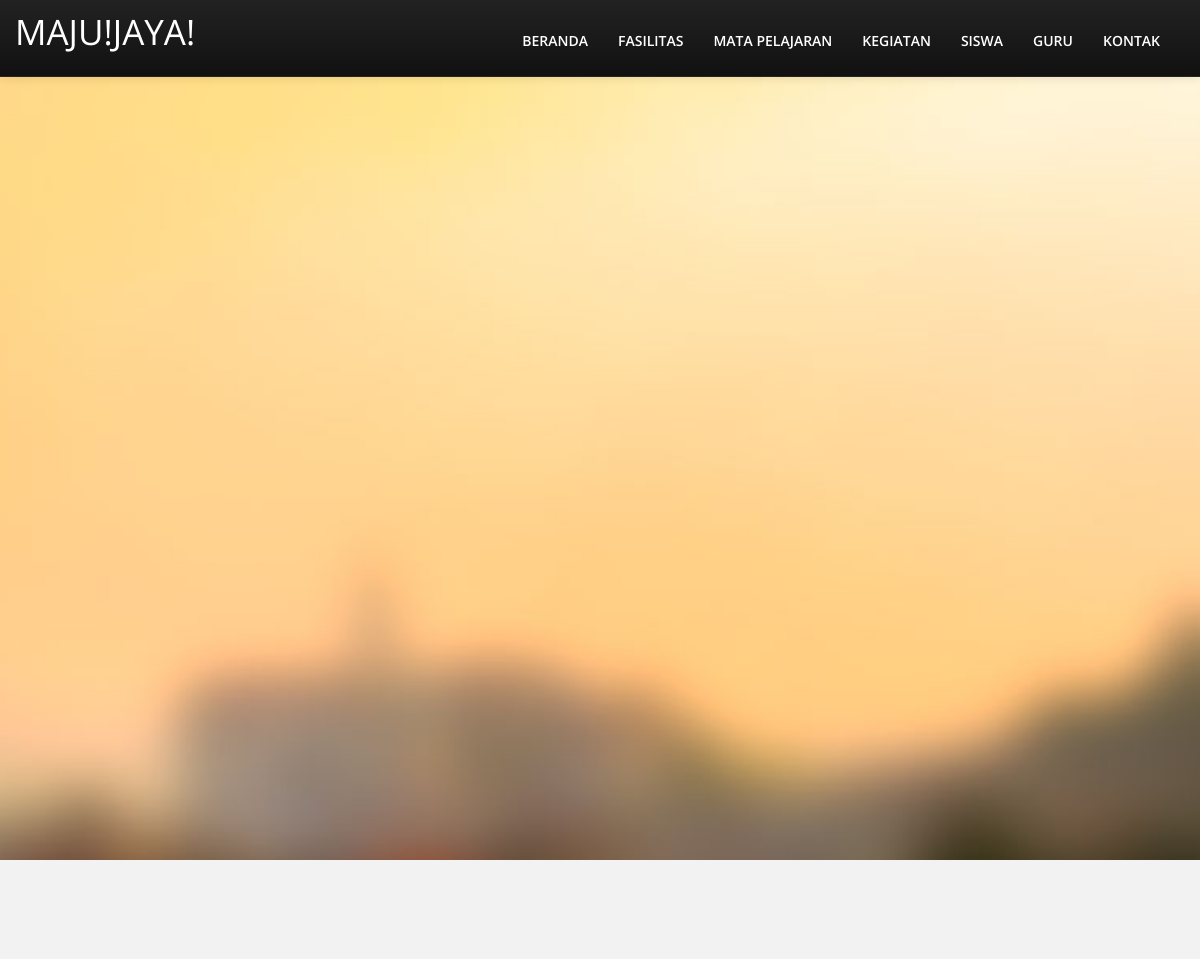
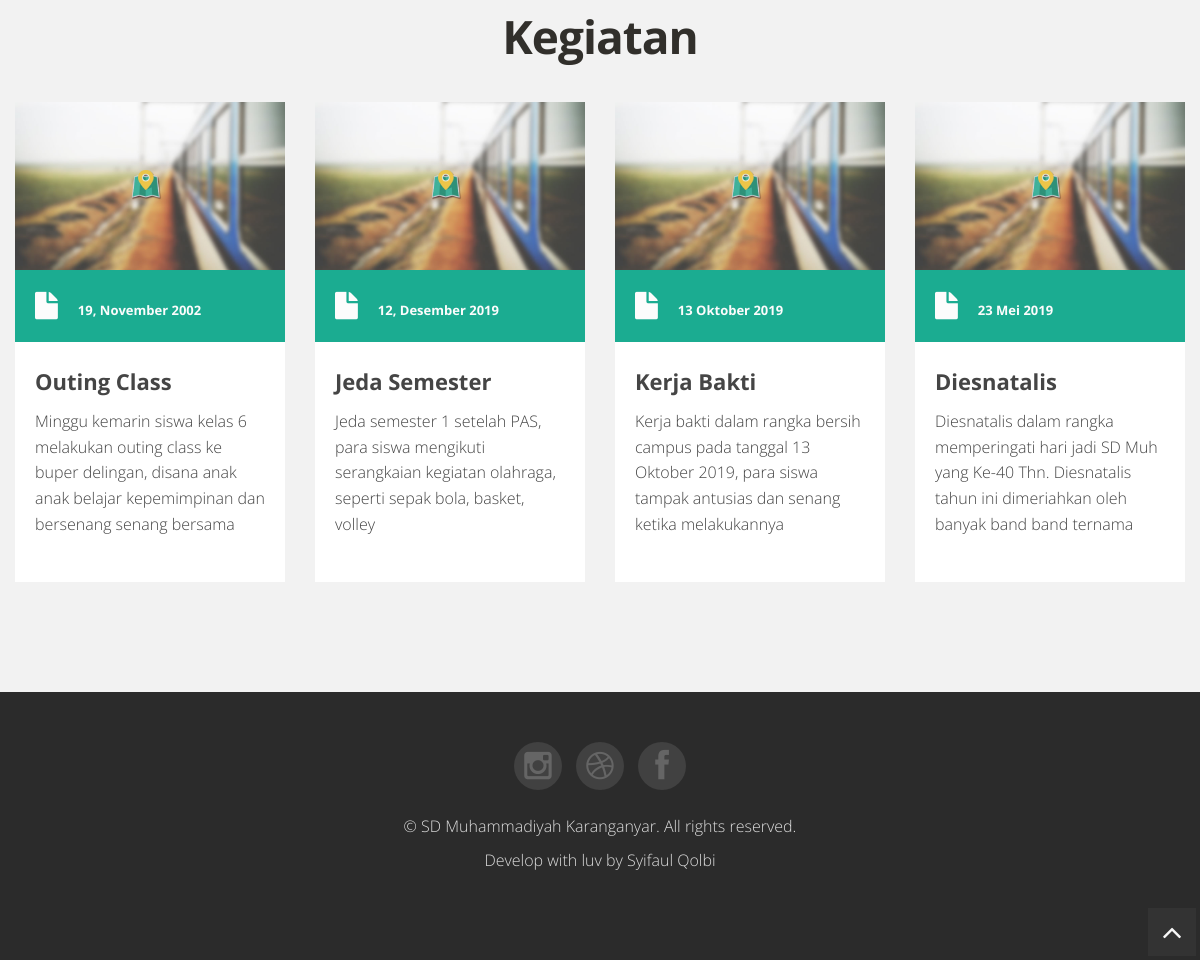
/index.php/event, run on the app's committed database (2 pictures, top to bottom).
### tables this page shows
CREATE TABLE `event` (
  `id` int(50) NOT NULL,
  `nama` varchar(255) NOT NULL,
  `deskripsi` text NOT NULL,
  `tanggal` varchar(120) DEFAULT NULL,
  `gambar` varchar(300) DEFAULT NULL
);

### application/controllers/Event.php (called while the page is built, shortened)
<?php
class Event extends CI_Controller
{
    public function __construct()
    {
        $this->load->model(array('M_data'));
    }
    public function index()
    {
        $data['detail'] = $this->db->get('event')->result();
        $this->load->view('templates/header');
        $this->load->view('event', $data);
        $this->load->view('templates/footer');
    }
}

### index.php (called while the page is built, shortened)
<?php
require_once BASEPATH.'core/CodeIgniter.php';

### application/views/event.php (the view)
<div class="bg2"></div>
<section id="blog" class="section">
    <div class="container">
        <h4>Kegiatan</h4>
        <div class="row">
            <?php foreach ($detail as $row) : ?>
                <div class="col-md-4 mb-4">
                    <div class="span3">
                        <div class="home-post">
                            <div class="post-image">
                                <img class="max-img" src="<?= base_url(); ?>assets/img/blog/img1.jpg" alt="" />
                            </div>
                            <div class="post-meta">
                                <i class="icon-file icon-2x"></i>
                                <span class="date"><?= $row->tanggal; ?></span>
                            </div>
                            <div class="entry-content" style="min-height: 200px">
                                <h5><strong><a><?= $row->nama; ?></a></strong></h5>
                                <p>
                                    <?= $row->deskripsi; ?>
                                </p>
                            </div>
                        </div>
                    </div>
                </div>
            <?php endforeach; ?>
        </div>
    </div>
</section>

### application/views/templates/header.php (shortened to what this page needs)
<!DOCTYPE HTML>
<html lang="en">
<head>
    <link href="<?= base_url(); ?>assets/css/bootstrap-responsive.css" rel="stylesheet">
    <link href="<?= base_url(); ?>assets/css/style.css" rel="stylesheet">
    <link href="<?= base_url(); ?>assets/color/default.css" rel="stylesheet">
</head>
<body>
    <div class="navbar-wrapper">
        <div class="navbar navbar-inverse navbar-fixed-top">
            <div class="navbar-inner">
                <div class="container">
                    <h1 class="brand"><a href="index.html">Maju!Jaya!</a></h1>
                    <nav class="pull-right nav-collapse collapse">
                        <ul id="menu-main" class="nav">
                            <li><a title="" href="<?= base_url(); ?>">Beranda</a></li>
                            <li><a href="<?= base_url('fasilitas'); ?>">Fasilitas</a></li>
                            <li><a href="<?= base_url('mapel'); ?>">Mata Pelajaran</a></li>
                            <li><a href="<?= base_url('event'); ?>">Kegiatan</a></li>
                            <li><a href="<?= base_url('siswa'); ?>">Siswa</a></li>
                            <li><a href="<?= base_url('guru'); ?>">Guru</a></li>
                            <li><a href="<?= base_url('kontak'); ?>">Kontak</a></li>
                        </ul>
                    </nav>
                </div>
            </div>
        </div>
    </div>

### application/views/templates/footer.php (shortened to what this page needs)
<footer>
    <div class="container ">
        <div class="row">
            <div class="span6 offset3">
                <ul class="social-networks">
                    <li><a href="#"><i class="icon-circled icon-bgdark icon-instagram icon-2x"></i></a></li>
                    <li><a href="#"><i class="icon-circled icon-bgdark icon-dribbble icon-2x"></i></a></li>
                    <li><a href="#"><i class="icon-circled icon-bgdark icon-facebook icon-2x"></i></a></li>
                </ul>
                <p class="copyright">
                    &copy; SD Muhammadiyah Karanganyar. All rights reserved.
                    <div class="credits">
                        Develop with luv by <a href="https://instagram.com/syifaulqolbi_">Syifaul Qolbi</a>
                    </div>
                </p>
            </div>
        </div>
    </div>
</footer>
<a href="#" class="scrollup"><i class="icon-angle-up icon-square icon-bgdark icon-2x"></i></a>
</body>
</html>

### assets/css/style.css (style rules this page uses)
div, article, section, header, footer, nav, li { position: relative; }
body { background: #fff; color: #444; font-size: 16px; font-weight: 300; font-family: 'Open Sans', Arial, sans-serif; }
body { padding-top: 60px; }
.scrollup { position: fixed; width: 32px; height: 32px; bottom: 20px; right: 20px; }
a.scrollup { outline: 0; text-decoration: none; }
.row { margin-bottom: 30px; }
p { line-height: 1.6em; margin: 0 0 10px 0; }
ul, ol { font-size: 1em; line-height: 1.5; margin: 0 0 1.5em 0; }
a { color: #454545; text-decoration: none; }
h1, h2, h3, h4, h5, h6 { font-weight: 400; color: #312f2b; line-height: 1.1em; font-family: 'Open Sans', Arial, sans-serif; }
h1 { font-size: 36px; margin-bottom: 20px; }
h4 { font-size: 22px; margin-bottom: 20px; }
h5 { font-size: 18px; margin-bottom: 15px; }
strong { font-weight: 700; font-family: 'Open Sans', sans-serif; }
.navbar .brand { margin-left: 0; padding: 0; margin-top: 1.05em; }
.navbar .brand a { padding: 0; color: #fff; font-size: 1.75em; margin-left: 0; font-weight: 400; text-transform: uppercase; }
.navbar-inner { min-height: 4.75em; }
.navbar-inverse .navbar-inner { background-repeat: repeat; background-color: #0b333f; }
.navbar-wrapper { overflow: hidden; }
#menu-main { margin-top: 1.125em; }
ul#menu-main>li>a { font-weight: 600; color: #fff; font-size: 14px; text-transform: uppercase; }
.navbar-inverse .brand, .navbar-inverse .nav>li>a { text-shadow: none; }
section.section { padding: 100px 0 80px; }
section.section h4 { text-align: center; margin-bottom: 40px; font-size: 46px; font-weight: 700; letter-spacing: -1px; }
section#blog { background: #f2f2f2; }
.home-post { background: #fff; }
.home-post .entry-content { padding: 20px; }
.home-post .entry-content h5 a { font-size: 22px; }
.home-post .post-meta { padding: 20px; overflow: hidden; color: #fcfcfc; }
.home-post .post-meta i { float: left; margin-right: 20px; }
.home-post .post-meta span { margin-top: 10px; }
.home-post .post-meta span.date { font-weight: 700; font-size: 13px; float: left; }
footer { background: #2b2b2b; text-align: center; color: #ddd; padding: 50px 0 50px; }
footer a { color: #ddd; }
footer ul.social-networks { list-style: none; }
footer ul.social-networks li { display: inline; }
footer ul.social-networks li i { display: inline-block; }
footer ul.social-networks li a { color: #5e5e5e; margin: 0 5px; }
footer ul.social-networks li i.icon-bgdark { background: #414141; color: #656565; }
i.icon-bgdark { color: #f7f7f7; background: #333; }
i.icon-square { display: inline-block; text-align: center; width: 24px !important; height: 24px !important; line-height: 24px !important; }
i.icon-square.icon-2x { width: 48px !important; height: 48px !important; line-height: 48px !important; }
i.icon-circled { display: inline-block; border-radius: 1000px !important; -moz-border-radius: 1000px !important; -webkit-border-radius: 1000px !important; -o-border-radius: 1000px !important; -ms-border-radius: 1000px !important; text-align: center; width: 24px !important; height: 24px !important; line-height: 24px !important; }
.icon-circled.icon-2x { width: 48px !important; height: 48px !important; line-height: 48px !important; }

### assets/color/default.css (style rules this page uses)
.home-post .post-meta { background: #1BAC91; }

### assets/css/overwrite.css (style rules this page uses)
ul, ol { padding: 0; margin: 0 0 10px 25px; }
li { line-height: 1.6em; }

### application/views/templates/header.php (style rules this page uses)
body, html { height: 100%; margin: 0; }
.bg2 { background-image: url("assets/img/bg/bg-3.jpg"); height: 100%; background-attachment: fixed; background-position: center; background-repeat: no-repeat; background-size: cover; }

### data on the page
event: tanggal "19, November 2002", nama "Outing Class", deskripsi "Minggu kemarin siswa kelas 6 melakukan outing class ke buper delingan, disana anak anak belajar kepemimpinan dan bersenang senang bersama"
event: tanggal "12, Desember 2019", nama "Jeda Semester", deskripsi "Jeda semester 1 setelah PAS, para siswa mengikuti serangkaian kegiatan olahraga, seperti sepak bola, basket, volley"
event: tanggal "13 Oktober 2019", nama "Kerja Bakti", deskripsi "Kerja bakti dalam rangka bersih campus pada tanggal 13 Oktober 2019, para siswa tampak antusias dan senang ketika melakukannya"
event: tanggal "23 Mei 2019", nama "Diesnatalis", deskripsi "Diesnatalis dalam rangka memperingati hari jadi SD Muh yang Ke-40 Thn. Diesnatalis tahun ini dimeriahkan oleh banyak band band ternama"
